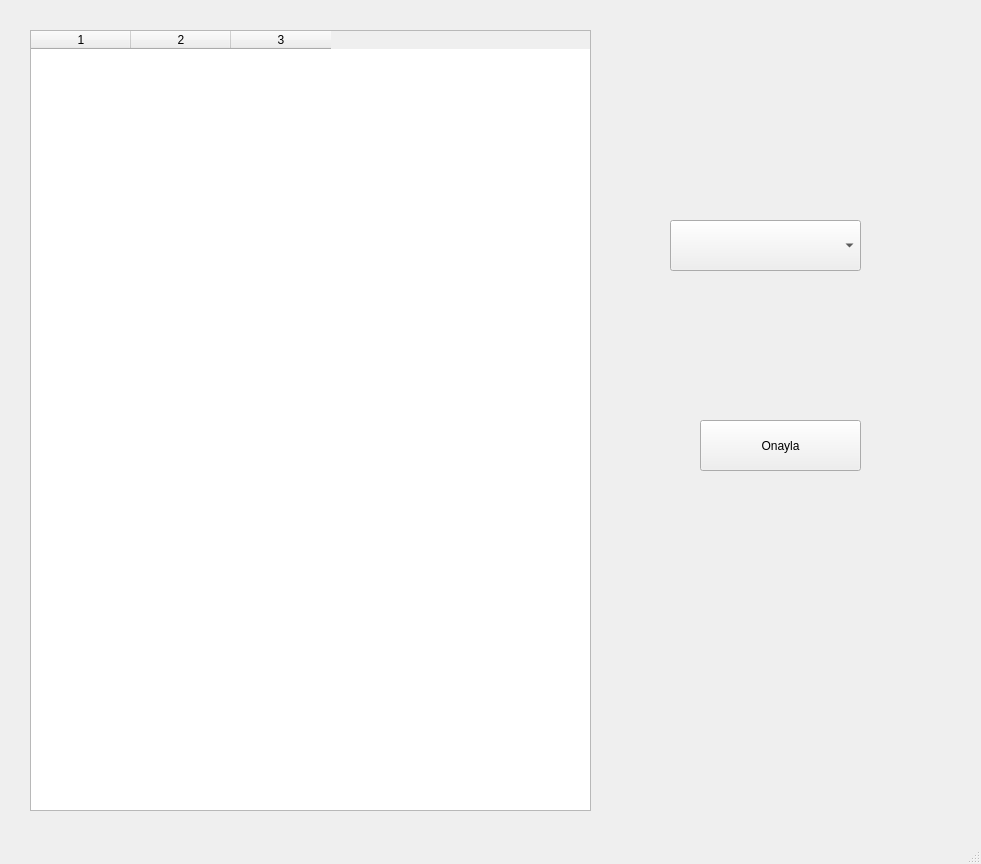
<?xml version="1.0" encoding="UTF-8"?>
<ui version="4.0">
 <class>MainWindow</class>
 <widget class="QMainWindow" name="MainWindow">
  <property name="geometry">
   <rect>
    <x>0</x>
    <y>0</y>
    <width>981</width>
    <height>864</height>
   </rect>
  </property>
  <property name="windowTitle">
   <string>MainWindow</string>
  </property>
  <widget class="QWidget" name="centralwidget">
   <widget class="QTableWidget" name="tableListe">
    <property name="geometry">
     <rect>
      <x>30</x>
      <y>30</y>
      <width>561</width>
      <height>781</height>
     </rect>
    </property>
    <property name="columnCount">
     <number>3</number>
    </property>
    <column/>
    <column/>
    <column/>
   </widget>
   <widget class="QComboBox" name="cbSecenek">
    <property name="geometry">
     <rect>
      <x>670</x>
      <y>220</y>
      <width>191</width>
      <height>51</height>
     </rect>
    </property>
   </widget>
   <widget class="QPushButton" name="btnOnayla">
    <property name="geometry">
     <rect>
      <x>700</x>
      <y>420</y>
      <width>161</width>
      <height>51</height>
     </rect>
    </property>
    <property name="text">
     <string>Onayla</string>
    </property>
   </widget>
  </widget>
  <widget class="QMenuBar" name="menubar">
   <property name="geometry">
    <rect>
     <x>0</x>
     <y>0</y>
     <width>981</width>
     <height>26</height>
    </rect>
   </property>
  </widget>
  <widget class="QStatusBar" name="statusbar"/>
 </widget>
 <resources/>
 <connections/>
</ui>
